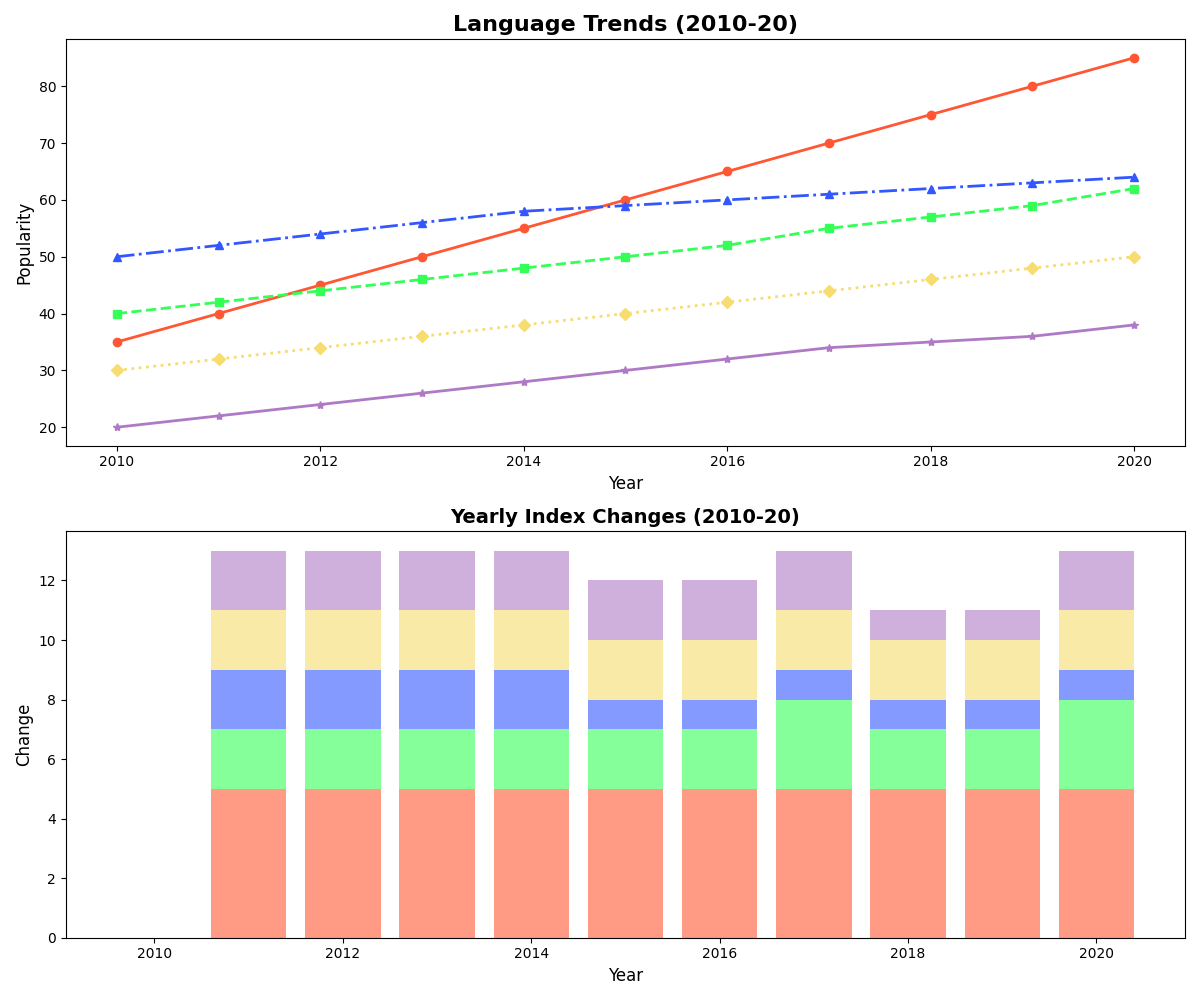

Recreate this plot in Python.
import matplotlib.pyplot as plt
import numpy as np

years = np.arange(2010, 2021)

python_popularity = np.array([35, 40, 45, 50, 55, 60, 65, 70, 75, 80, 85])
javascript_popularity = np.array([40, 42, 44, 46, 48, 50, 52, 55, 57, 59, 62])
java_popularity = np.array([50, 52, 54, 56, 58, 59, 60, 61, 62, 63, 64])
csharp_popularity = np.array([30, 32, 34, 36, 38, 40, 42, 44, 46, 48, 50])
ruby_popularity = np.array([20, 22, 24, 26, 28, 30, 32, 34, 35, 36, 38])

fig, axes = plt.subplots(2, 1, figsize=(12, 10))

axes[0].plot(years, python_popularity, color='#FF5733', marker='o', linestyle='-', linewidth=2)
axes[0].plot(years, javascript_popularity, color='#33FF57', marker='s', linestyle='--', linewidth=2)
axes[0].plot(years, java_popularity, color='#3357FF', marker='^', linestyle='-.', linewidth=2)
axes[0].plot(years, csharp_popularity, color='#F7DC6F', marker='D', linestyle=':', linewidth=2)
axes[0].plot(years, ruby_popularity, color='#AF7AC5', marker='*', linestyle='-', linewidth=2)

axes[0].set_title('Language Trends (2010-20)', fontsize=16, fontweight='bold')
axes[0].set_xlabel('Year', fontsize=12)
axes[0].set_ylabel('Popularity', fontsize=12)

python_diff = np.diff(python_popularity, prepend=python_popularity[0])
javascript_diff = np.diff(javascript_popularity, prepend=javascript_popularity[0])
java_diff = np.diff(java_popularity, prepend=java_popularity[0])
csharp_diff = np.diff(csharp_popularity, prepend=csharp_popularity[0])
ruby_diff = np.diff(ruby_popularity, prepend=ruby_popularity[0])

axes[1].bar(years, python_diff, color='#FF5733', alpha=0.6)
axes[1].bar(years, javascript_diff, color='#33FF57', alpha=0.6, bottom=python_diff)
axes[1].bar(years, java_diff, color='#3357FF', alpha=0.6, bottom=python_diff + javascript_diff)
axes[1].bar(years, csharp_diff, color='#F7DC6F', alpha=0.6, bottom=python_diff + javascript_diff + java_diff)
axes[1].bar(years, ruby_diff, color='#AF7AC5', alpha=0.6, bottom=python_diff + javascript_diff + java_diff + csharp_diff)

axes[1].set_title('Yearly Index Changes (2010-20)', fontsize=14, fontweight='bold')
axes[1].set_xlabel('Year', fontsize=12)
axes[1].set_ylabel('Change', fontsize=12)

plt.tight_layout()
plt.show()
